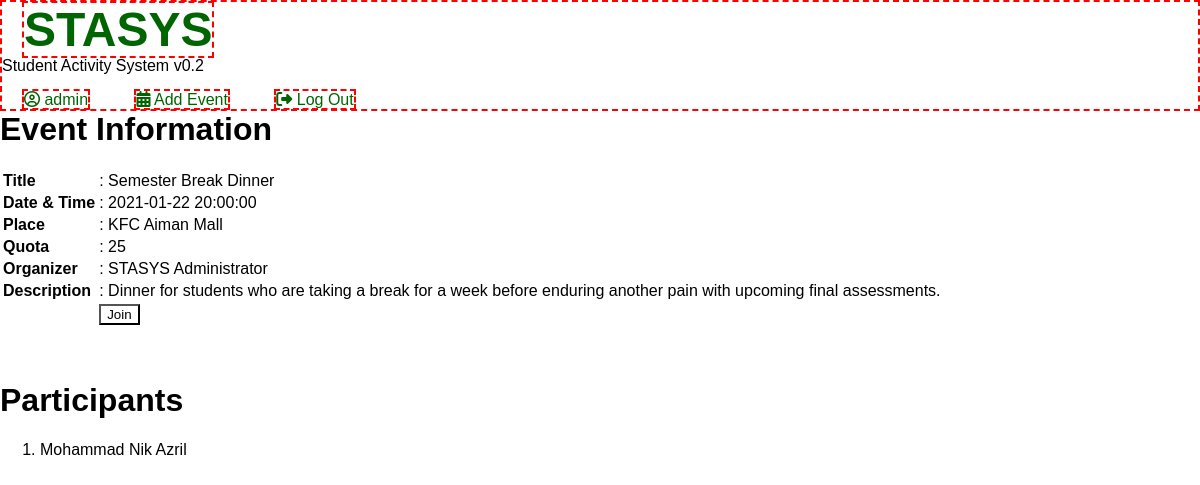
Screenshot of /event.php?no=2 (signed in) with the database file from the repository.
### tables this page shows
CREATE TABLE `user` (
  `id` int(5) NOT NULL,
  `un` varchar(50) NOT NULL,
  `pw` varchar(50) NOT NULL,
  `mat_id` varchar(10) NOT NULL,
  `name` varchar(50) NOT NULL,
  `prog` varchar(10) NOT NULL,
  `part` int(2) NOT NULL,
  `created` timestamp NULL DEFAULT current_timestamp(),
  `access_lvl` int(1) NOT NULL DEFAULT 3
);

CREATE TABLE `event` (
  `id` int(5) NOT NULL,
  `title` varchar(100) NOT NULL,
  `description` varchar(255) NOT NULL,
  `date_time` datetime NOT NULL,
  `location` varchar(100) NOT NULL,
  `quota` int(5) NOT NULL,
  `u_id` int(5) NOT NULL,
  `created` timestamp NULL DEFAULT current_timestamp()
);

CREATE TABLE `participation` (
  `id` int(5) NOT NULL,
  `u_id` int(5) NOT NULL,
  `e_id` int(5) NOT NULL,
  `created` timestamp NULL DEFAULT current_timestamp()
);

### event.php (the view, shortened to what this page needs)
<?php
	include("config.php");
	$query_user = $conn->query("SELECT * FROM user WHERE id ='".$_SESSION['id']."'");
	$rowuser = $query_user->fetch_assoc();
	if (isset($_GET["no"])){
		$query_event = $conn->query("SELECT * FROM event WHERE id =".$_GET["no"]."");
		$rowevent = $query_event->fetch_assoc();
	}
	$query_org = $conn->query("SELECT * FROM user WHERE id = ".$rowevent['u_id']."");
	$roworg = $query_org->fetch_assoc();
	$count = mysqli_fetch_assoc(mysqli_query($conn, "SELECT COUNT(u_id) as count FROM participation WHERE e_id = ".$rowevent["id"].""));
?>
<html>
	<head>
		<link rel="stylesheet" type="text/css" href="./styles.css"/>
	</head>
	<body>
		<nav class="vis">
			<a class="title vis" href="home.php">STASYS</a>
			<p>Student Activity System v0.2</p>
			<a class="vis" href="user.php"><i class="fa fa-user-circle-o" aria-hidden="true"></i> <?php echo $rowuser['un']; ?></a>
			<a class="vis" href="event_add.php"><i class="fa fa-calendar" aria-hidden="true"></i> Add Event</a>
			<a class="vis" href="logout.php"><i class="fa fa-sign-out" aria-hidden="true"></i> Log Out</a>
		</nav>
		<div class="box-base">
			<h1>Event Information</h1>
			<table>
				<tr><td><b>Title</b></td><td>: <?php echo $rowevent['title']; ?></td></tr></td></tr>
				<tr><td><b>Date &#38; Time</b></td><td>: <?php echo $rowevent['date_time']; ?></td></tr></td></tr>
				<tr><td><b>Place</b></td><td>: <?php echo $rowevent['location']; ?></td></tr></td></tr>
				<tr><td><b>Quota</b></td><td>: <?php echo $rowevent['quota']; ?></td></tr></td></tr>
				<tr><td><b>Organizer</b></td><td>: <?php echo $roworg['name']; ?></td></tr></td></tr>
				<tr><td><b>Description</b></td><td>: <?php echo $rowevent['description']; ?></td></tr></td></tr>
				<tr><td></td><td><a href="event_join_post.php?no=<?php echo $rowevent['id']; ?>"><input type="button" value="Join"/></a></td></tr>
			</table><br/><br/><br/>
			<h1>Participants</h1>
			<ol>
			<?php $result = mysqli_query($conn, "SELECT * FROM participation WHERE e_id = ".$rowevent['id']."");
			if ($count['count'] > 0){
				while($rows=mysqli_fetch_array($result)){
					$participant = mysqli_fetch_assoc(mysqli_query($conn, "SELECT name FROM user WHERE id = ".$rows['u_id']."")); ?>
				<li><?php echo $participant['name']; ?></li>
			<?php } ?>
			</ol><?php
			}else
				echo 'Nobody has joined this event yet. Become the first one to participate!'; ?>
		</div>
	</body>
</html>

### styles.css (style rules this page uses)
* { background-color: #ffffff00; box-sizing: border-box; font-family: 'Arial'; margin-left: 0; margin-right: 0; margin-top: 0; scroll-behavior: smooth; }
nav a { color: darkgreen; margin: 0 20px; text-decoration: none; }
.box-base { padding: 0; margin: 0 auto 0 auto; width: 1200px; }
.title { font-size: 48px; font-weight: bold; }
.vis { border: 2px dashed red; }

### rows the page displays
user: un "admin", name "STASYS Administrator"
event: title "Semester Break Dinner", date_time "2021-01-22 20:00:00", location "KFC Aiman Mall", quota "25", description "Dinner for students who are taking a break for a week before enduring another pain with upcoming final assessments."
participation: u.name "Mohammad Nik Azril"
